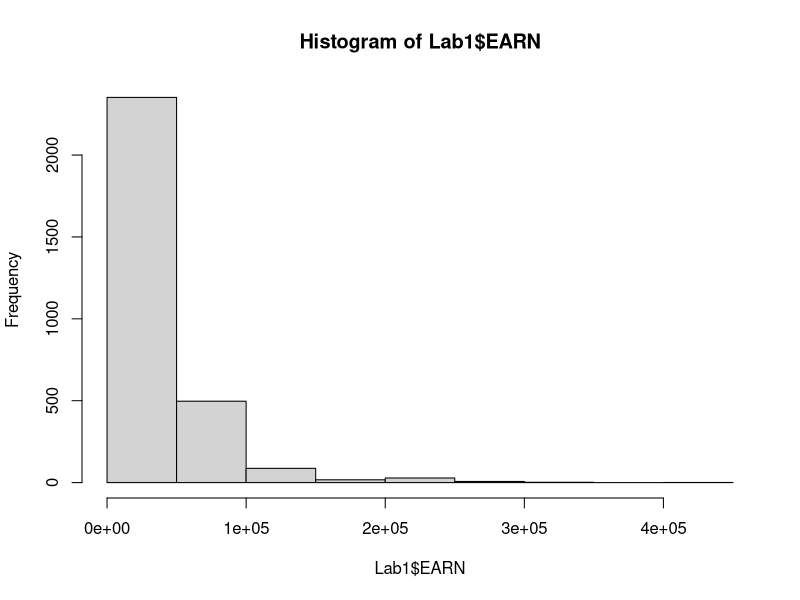
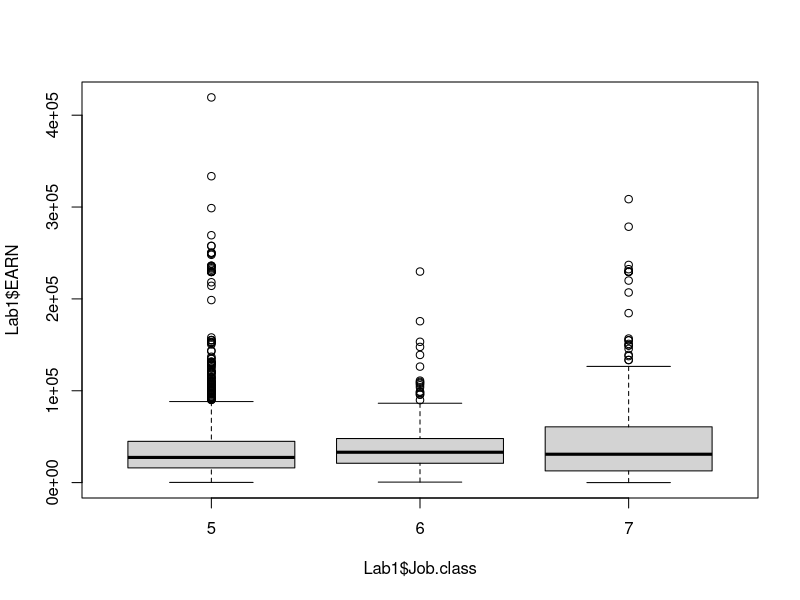
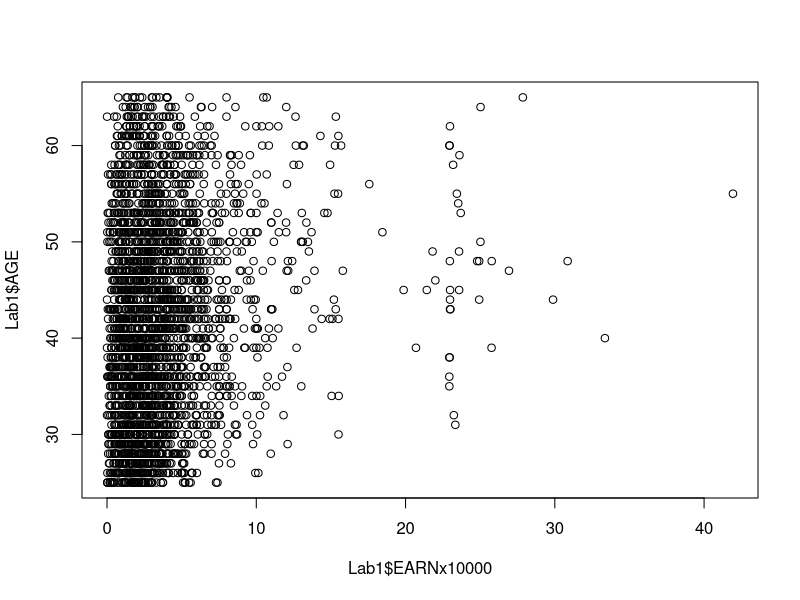

The R source for these figures, in order:
#read in csv file
Lab1 <- read.csv(file = 'Lab1.csv')
# see summary statistics for EARN
summary(Lab1$EARN)
#see frequencies for Job.class
ftable(Lab1$Job.class)
#three way cross tabulation of the proportions of variables Educational level, Gender and Job.class
prop.table(ftable(Lab1$EDUC, Lab1$Gender, Lab1$Job.class))
#Histogram of earn
hist(Lab1$EARN)
#boxplot of EARN by Job.class
boxplot(Lab1$EARN~Lab1$Job.class)
#new variable EARNx10000 equal to Earnings divided by 10,000
Lab1$EARNx10000 = Lab1$EARN / 10000
#scatterplot with EARNx10000 on the x axis and AGE on the Y axis
plot(Lab1$EARNx10000, Lab1$AGE)